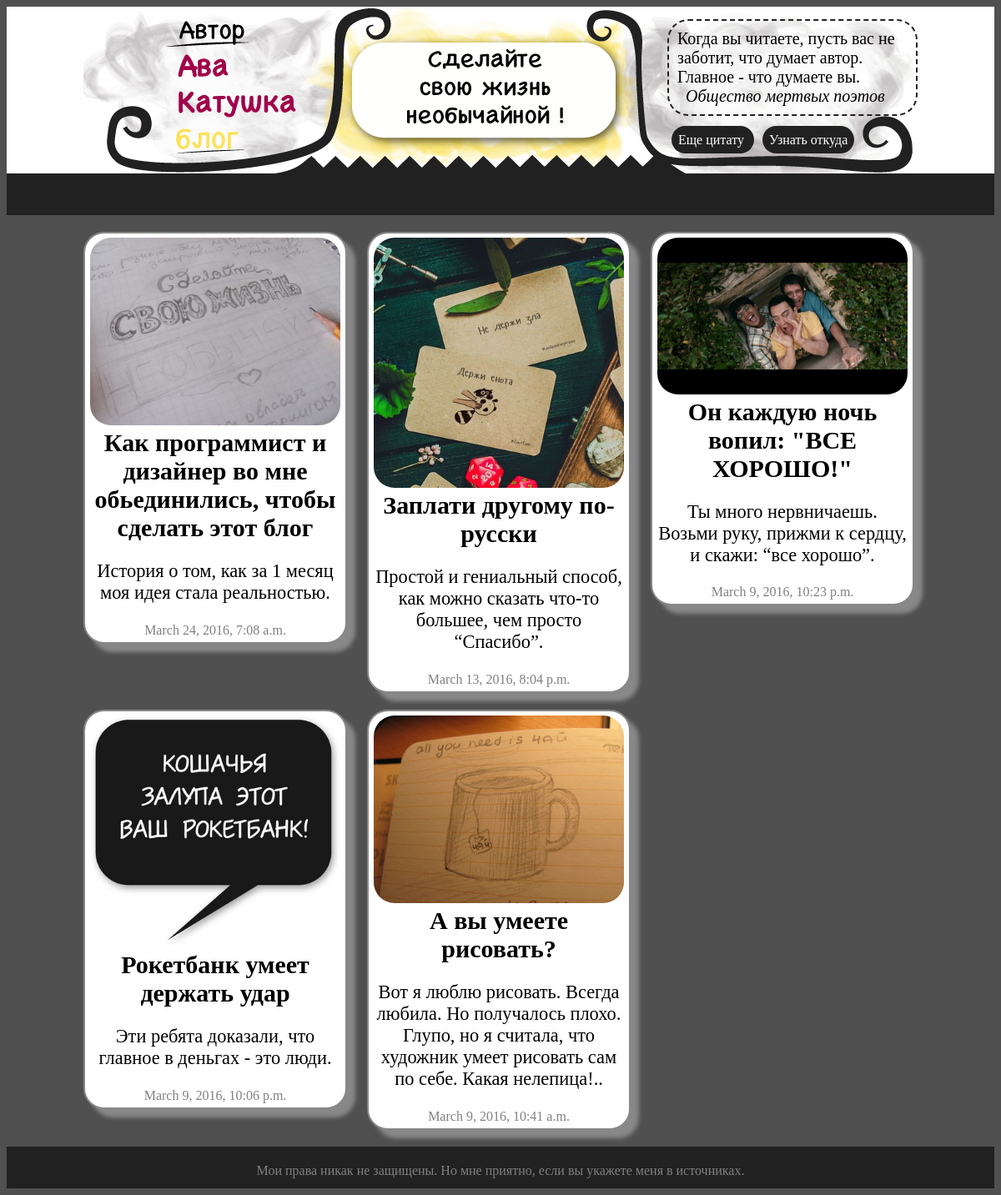
The app's page /, older data.
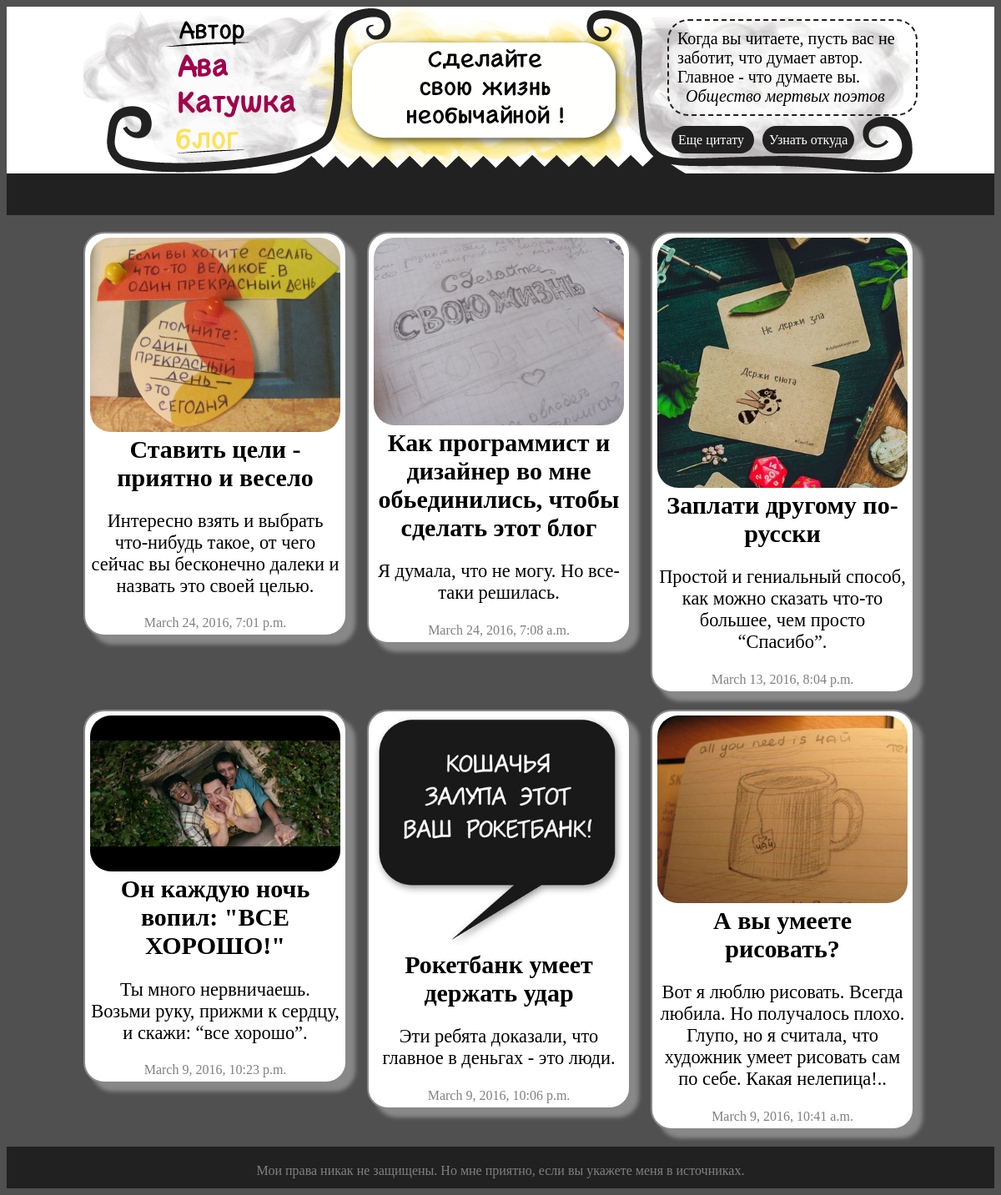
The same page, newer data.
### blog/models.py (models this page shows, shortened)
class Citate(models.Model):
    text = models.TextField()
    author = models.CharField(max_length=100)
    href = models.CharField(max_length=100)

class PostPreview(models.Model):
    slug = models.SlugField(max_length=100, unique=True)
    image = models.ImageField(upload_to=postpreview_path)
    title = models.CharField(max_length=100, unique=True)
    catching_text = models.TextField()
    time_posted = models.DateTimeField(db_index=True, auto_now_add=True)
    tags = models.ManyToManyField('blog.Tag')
    post = models.OneToOneField('blog.Post')
    @permalink
    def get_absolute_url(self):
        return ('view_blog_post', None, {'slug': self.slug})

### blog/views.py (the view)
# urls.py: url(r'^$', 'blog.views.index', name="index"),
def index(request):
    post_previews = PostPreview.objects.all().order_by("-time_posted")
    citates = list(Citate.objects.all())
    shuffle(citates)
    return render_to_response('index.html', {'post_previews': post_previews, 'citates': citates})

### templates/index.html (shortened to what this page needs)
{% extends 'base.html' %}
{% block content %}
    {% load staticfiles %}
    <link rel="stylesheet" type="text/css" href="{% static 'blog/style_index.css' %}"/>
    <div class="layout-positioner bordered">
        {% block post_previews %}
            {% for post_preview in post_previews %}
                <div class="preview-column">
                    <a href="{{ post_preview.get_absolute_url }}">
                        <img src="{{ post_preview.image.url }}" alt="{{ post_preview.slug }}"/>
                    </a>
                    <a href="{{ post_preview.get_absolute_url }}"
                       class="preview-heading">{{ post_preview.title }}</a>
                    <p>{{ post_preview.catching_text|safe }} </p>
                    <span class="time_posted"> {{ post_preview.time_posted }}</span>
                </div>
            {% endfor %}
        {% endblock %}
    </div>
{% endblock %}

### templates/base.html (shortened to what this page needs)
<!DOCTYPE html>
<html lang="en">
<head>
    {% load staticfiles %}
    <link rel="stylesheet" type="text/css" href="{% static 'blog/style_base.css' %}"/>
</head>
<body>
{% block navbar %}
    <a href="/">
        <div class="header bordered">
            <div class="layout-positioner bordered">
                <div class="layout-column layout-column-1 bordered">
                </div>
                <div class="layout-column layout-column-2 bordered">
                    <div class="header-title bordered">
                        <div class="catching-phrase">
                        </div>
                    </div>
                </div>
                <div class="layout-column layout-column-3 bordered">
                    {% with citate=citates.0 %}
                        <div class="citate-box">
                            {% if citate.text|length < 100 %}
                                {{ citate.text }} <br><span class="citate-author">{{ citate.author }}</span>
                            {% else %}
                                <span class="small-text">{{ citate.text }}<br><span
                                        class="citate-author">{{ citate.author }}</span></span>
                            {% endif %}
                        </div>
                        <div class="citate-buttons">
                            <a href="/" class="small-black-button">
                                Eще цитату
                            </a>
                            <a href="{{ citate.href }}" class="small-black-button" target="_blank">Узнать откуда</a>
                        </div>
                    {% endwith %}
                </div>
            </div>
        </div>
    </a>
    <div class="button-board bordered">
    </div>
{% endblock %}
{% block content %}
{% endblock %}
{% block footer %}
    <div class="footer">
        <div class="layout-positioner">
            <div class="footer-text">
                Мои права никак не защищены. Но мне приятно, если вы укажете меня в источниках.
            </div>
        </div>
    </div>
{% endblock %}
</body>
</html>

### blog/static/blog/style_base.css (style rules this page uses)
body { box-sizing: border-box; background: #505050; padding: 0px; }
.footer { min-height: 50px; background: #212121; color: white; }
.header-title { text-align: center; }
.header { height: 200px; margin-left: auto; margin-right: auto; background: white; }
.citate-box { box-sizing: border-box; border-radius: 25px; border: 2px dashed #212121; display: inline-block; padding: 10px; margin-top: 15px; font-size: 20px; }
.citate-author { font-style: italic; padding: 10px; text-align: right; }
.layout-positioner { width: 1000px; margin: 0 auto; }
.layout-positioner:after { content: ''; clear: both; display: table; }
.header .layout-column { height: 200px; //background: white; box-sizing: border-box; }
.header .layout-column.layout-column-1 { float: left; width: 300px; font-size: 35px; padding: 10px; padding-left: 20px; }
.header .layout-column.layout-column-2 { float: left; width: 400px; //background: #FCE25A; }
.catching-phrase { display: inline-block; //background: #F5F5F5; border-radius: 25px; padding: 5px; height: 120px; box-sizing: border-box; margin-top: 20px; margin-left: 5%; margin-right: 5%; width: 90%; font-size: 30px; }
.header .layout-column.layout-column-3 { float: right; width: 300px; }
.button-board { height: 100px; box-sizing: border-box; background-color: #212121; margin-bottom: 20px; }

### blog/static/blog/style_index.css (style rules this page uses)
.preview-column { display: inline-block; margin-right: 20px; vertical-align: top; width: 316px; min-height: 300px; margin-bottom: 20px; text-align: center; background: white; border: 2px solid #888888; box-sizing: border-box; border-radius: 25px; box-shadow: 10px 10px 5px #888888; padding: 5px; color: black; }
.preview-heading { font-size: 30px; }
.preview-column img { border-radius: 25px; width: 300px; }
.preview-column:nth-child(3n) { margin-right: 0px; }

### templates/index.html (style rules this page uses)
.preview-column a { color: black; text-decoration: none; font-weight: bold; }
.preview-column p { font-size: 1.4em; }
.time_posted { color: gray; }

Row changes from the older to the newer data that the page shows:
added PostPreview: image (picture), title "Ставить цели - приятно и весело", catching_text "Интересно взять и выбрать что-нибудь такое, от чего сейчас вы бесконечно далеки и назвать это своей целью.", time_posted "March 24, 2016, 7:01 p.m."
changed PostPreview "Как программист и дизайнер во мне обьединились, чтобы сделать этот блог": catching_text "История о том, как за 1 месяц моя идея стала реальностью." → "Я думала, что не могу. Но все-таки решилась."
